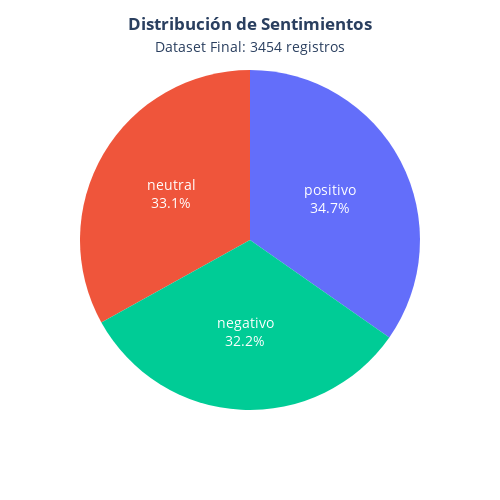

Notebook code for this chart:
### Markdown cell above
#### **Visualización de la distribución de Sentimientos**

### Code cell
# Grafica de pastel con Plotly

valores = df_final_es['sentimiento'].value_counts().reset_index()
valores.columns = ['sentimientos', 'Cantidad']
fig1 = px.pie(
    names = valores.sentimientos,
    values = valores.Cantidad,
)

fig1.update_traces(textposition='inside', textinfo='label+percent',  insidetextfont=dict(color = 'white', size=14)
)

fig1.update_layout(
    title_text=f'<b>Distribución de Sentimientos</b><br><span style="font-size:14px">Dataset Final: {total_registros} registros</span>',
    title_x=0.5,
    width=500,
    height=500,
    showlegend=False,
)

fig1.show()

### Figure 1 — Plotly figure (JSON) as saved in the notebook; plotly's stock layout.template omitted (floating-point values rounded to 4 significant figures)
{"data": [{"domain": {"x": [0, 1], "y": [0, 1]}, "hovertemplate": "label=%{label}<br>value=%{value}<extra></extra>", "insidetextfont": {"color": "white", "size": 14}, "labels": ["positivo", "neutral", "negativo"], "legendgroup": "", "name": "", "showlegend": true, "textinfo": "label+percent", "textposition": "inside", "type": "pie", "values": [1199, 1142, 1113]}], "layout": {"height": 500, "legend": {"tracegroupgap": 0}, "margin": {"t": 60}, "showlegend": false, "title": {"text": "<b>Distribución de Sentimientos</b><br><span style=\"font-size:14px\">Dataset Final: 3454 registros</span>", "x": 0.5}, "width": 500}}
